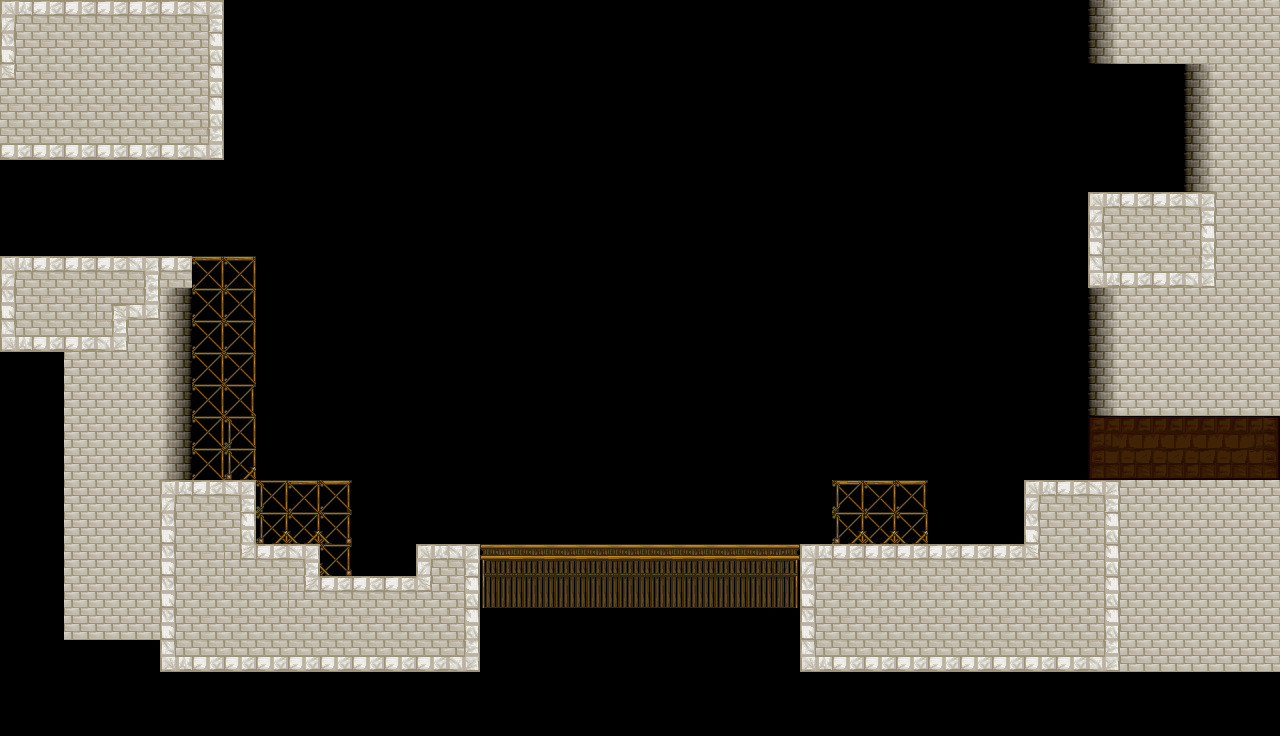

This game map was drawn from its Tiled (.tmx) file and the tilesets committed beside it. A one-line description and the trimmed map source follow:
An orthogonal 40x23 tile map with 32x32 px tiles, 5 tile layers (Background1, Background2, Background3, Foreground1, ...), 3 tilesets and 6 objects.

<map version="1.0" tiledversion="1.1.5" orientation="orthogonal" renderorder="right-down" width="40" height="23" tilewidth="32" tileheight="32" infinite="0" nextobjectid="21">
 <properties>
  <property name="unity:scale" value="0.03125" />
 </properties>
 <tileset firstgid="1" source="../../Tilesets/Example.tsx" />
 <tileset firstgid="31" source="../../Tilesets/cathedral.tsx" />
 <tileset firstgid="131" source="../../Tilesets/palace.tsx" />
 <layer name="Background1" width="40" height="23">
  <properties>
   <property name="unity:sortingOrder" type="int" value="-3" />
  </properties>
  <data>[920 cells, 81 non-empty, 3 distinct tile ids]</data>
 </layer>
 <layer name="Background2" width="40" height="23">
  <properties>
   <property name="unity:sortingOrder" type="int" value="-4" />
  </properties>
  <data>[920 cells, 0 non-empty, 0 distinct tile ids]</data>
 </layer>
 <layer name="Background3" width="40" height="23">
  <properties>
   <property name="unity:sortingOrder" type="int" value="-3" />
  </properties>
  <data>[920 cells, 12 non-empty, 6 distinct tile ids]</data>
 </layer>
 <layer name="Foreground1" width="40" height="23">
  <properties>
   <property name="unity:sortingOrder" type="int" value="3" />
  </properties>
  <data>[920 cells, 316 non-empty, 30 distinct tile ids]</data>
 </layer>
 <layer name="Foreground2" width="40" height="23">
  <properties>
   <property name="unity:sortingOrder" type="int" value="4" />
  </properties>
  <data>[920 cells, 0 non-empty, 0 distinct tile ids]</data>
 </layer>
 <objectgroup name="walls">
  <properties>
   <property name="unity:layer" value="Obstacle" />
  </properties>
  <object id="12" x="0" y="160">
   <polyline points="0,0 224,0 224,-160 0,-160 0,0" />
  </object>
  <object id="13" x="0" y="256">
   <polyline points="0,0 192,0 192,224 256,224 256,288 320,288 320,320 416,320 416,288 864,288 960,288 1024,288 1024,224 1088,224 1280,224 1280,160 1088,160 1088,-64 1280,-64 1280,416 800,416 800,352 480,352 480,416 160,416 160,384 64,384 64,96 0,96 0,0" />
  </object>
  <object id="20" x="1184" y="192">
   <polyline points="0,0 0,-128 -96,-128 -96,-192" />
  </object>
 </objectgroup>
 <objectgroup name="JumpThru">
  <properties>
   <property name="unity:layer" value="Obstacle" />
   <property name="unity:tag" value="JumpThru" />
  </properties>
  <object id="14" x="192" y="256">
   <polyline points="0,0 64,0" />
  </object>
  <object id="16" x="288" y="480">
   <polyline points="0,0 64,0" />
  </object>
  <object id="18" x="928" y="480">
   <polyline points="0,0 -96,0" />
  </object>
 </objectgroup>
</map>
